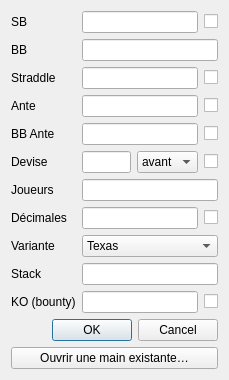
<?xml version="1.0" encoding="UTF-8"?>
<ui version="4.0">
 <class>Dialog</class>
 <widget class="QDialog" name="Dialog">
  <property name="windowModality">
   <enum>Qt::ApplicationModal</enum>
  </property>
  <property name="geometry">
   <rect>
    <x>0</x>
    <y>0</y>
    <width>229</width>
    <height>250</height>
   </rect>
  </property>
  <property name="windowTitle">
   <string>Nouvelle main</string>
  </property>
  <property name="modal">
   <bool>true</bool>
  </property>
  <layout class="QVBoxLayout" name="verticalLayout">
   <item>
    <layout class="QFormLayout" name="formLayout">
     <item row="1" column="0">
      <widget class="QLabel" name="label_3">
       <property name="text">
        <string>SB</string>
       </property>
      </widget>
     </item>
     <item row="1" column="1">
      <layout class="QHBoxLayout" name="horizontalLayout_4">
       <item>
        <widget class="QLineEdit" name="lineEditSB">
         <property name="enabled">
          <bool>true</bool>
         </property>
         <property name="text">
          <string/>
         </property>
        </widget>
       </item>
       <item>
        <widget class="QCheckBox" name="checkBoxSB">
         <property name="text">
          <string/>
         </property>
        </widget>
       </item>
      </layout>
     </item>
     <item row="2" column="0">
      <widget class="QLabel" name="label">
       <property name="text">
        <string>BB</string>
       </property>
      </widget>
     </item>
     <item row="3" column="0">
      <widget class="QLabel" name="label_2">
       <property name="text">
        <string>Straddle</string>
       </property>
      </widget>
     </item>
     <item row="4" column="0">
      <widget class="QLabel" name="label_4">
       <property name="text">
        <string>Ante</string>
       </property>
      </widget>
     </item>
     <item row="8" column="0">
      <widget class="QLabel" name="label_5">
       <property name="text">
        <string>Joueurs</string>
       </property>
      </widget>
     </item>
     <item row="2" column="1">
      <widget class="QLineEdit" name="lineEditBB">
       <property name="text">
        <string/>
       </property>
      </widget>
     </item>
     <item row="10" column="0">
      <widget class="QLabel" name="label_6">
       <property name="text">
        <string>Variante</string>
       </property>
      </widget>
     </item>
     <item row="10" column="1">
      <widget class="QComboBox" name="comboBoxVariant">
       <item>
        <property name="text">
         <string>Texas</string>
        </property>
       </item>
       <item>
        <property name="text">
         <string>Omaha</string>
        </property>
       </item>
      </widget>
     </item>
     <item row="3" column="1">
      <layout class="QHBoxLayout" name="horizontalLayout_7">
       <item>
        <widget class="QLineEdit" name="lineEditStraddle"/>
       </item>
       <item>
        <widget class="QCheckBox" name="checkBoxStraddle">
         <property name="text">
          <string/>
         </property>
        </widget>
       </item>
      </layout>
     </item>
     <item row="4" column="1">
      <layout class="QHBoxLayout" name="horizontalLayout_8">
       <item>
        <widget class="QLineEdit" name="lineEditAnte"/>
       </item>
       <item>
        <widget class="QCheckBox" name="checkBoxAnte">
         <property name="text">
          <string/>
         </property>
        </widget>
       </item>
      </layout>
     </item>
     <item row="8" column="1">
      <layout class="QHBoxLayout" name="horizontalLayout_9">
       <item>
        <widget class="QLineEdit" name="lineEditPlayers"/>
       </item>
      </layout>
     </item>
     <item row="6" column="0">
      <widget class="QLabel" name="label_7">
       <property name="text">
        <string>Devise</string>
       </property>
      </widget>
     </item>
     <item row="6" column="1">
      <layout class="QHBoxLayout" name="horizontalLayout_10">
       <item>
        <widget class="QLineEdit" name="lineEditCurrency"/>
       </item>
       <item>
        <widget class="QComboBox" name="comboBoxCurrencyPosition">
         <property name="currentText">
          <string>avant</string>
         </property>
         <item>
          <property name="text">
           <string>avant</string>
          </property>
         </item>
         <item>
          <property name="text">
           <string>après</string>
          </property>
         </item>
        </widget>
       </item>
       <item>
        <widget class="QCheckBox" name="checkBoxCurrency">
         <property name="text">
          <string/>
         </property>
        </widget>
       </item>
      </layout>
     </item>
     <item row="9" column="0">
      <widget class="QLabel" name="label_8">
       <property name="text">
        <string>Décimales</string>
       </property>
      </widget>
     </item>
     <item row="9" column="1">
      <layout class="QHBoxLayout" name="horizontalLayout">
       <item>
        <widget class="QLineEdit" name="lineEditDecimals"/>
       </item>
       <item>
        <widget class="QCheckBox" name="checkBoxDecimals">
         <property name="text">
          <string/>
         </property>
        </widget>
       </item>
      </layout>
     </item>
     <item row="5" column="0">
      <widget class="QLabel" name="label_9">
       <property name="text">
        <string>BB Ante</string>
       </property>
      </widget>
     </item>
     <item row="5" column="1">
      <layout class="QHBoxLayout" name="horizontalLayout_9">
       <item>
        <widget class="QLineEdit" name="lineEditBBAnte"/>
       </item>
       <item>
        <widget class="QCheckBox" name="checkBoxBBAnte">
         <property name="text">
          <string/>
         </property>
        </widget>
       </item>
      </layout>
     </item>
     <item row="11" column="0">
      <widget class="QLabel" name="label_11">
       <property name="text">
        <string>Stack</string>
       </property>
      </widget>
     </item>
     <item row="11" column="1">
      <layout class="QHBoxLayout">
       <item>
        <widget class="QLineEdit" name="lineEditStack"/>
       </item>
      </layout>
     </item>
     <item row="12" column="0">
      <widget class="QLabel" name="label_12">
       <property name="text">
        <string>KO (bounty)</string>
       </property>
      </widget>
     </item>
     <item row="12" column="1">
      <layout class="QHBoxLayout" name="horizontalLayout_12">
       <item>
        <widget class="QLineEdit" name="lineEditKO"/>
       </item>
       <item>
        <widget class="QCheckBox" name="checkBoxKO">
         <property name="text">
          <string/>
         </property>
        </widget>
       </item>
      </layout>
     </item>
    </layout>
   </item>
   <item>
    <widget class="QDialogButtonBox" name="buttonBox">
     <property name="orientation">
      <enum>Qt::Horizontal</enum>
     </property>
     <property name="standardButtons">
      <set>QDialogButtonBox::Cancel|QDialogButtonBox::Ok</set>
     </property>
    </widget>
   </item>
   <item>
    <widget class="QPushButton" name="pushButtonOpen">
     <property name="text">
      <string>Ouvrir une main existante…</string>
     </property>
    </widget>
   </item>
  </layout>
 </widget>
 <resources/>
 <connections>
  <connection>
   <sender>buttonBox</sender>
   <signal>accepted()</signal>
   <receiver>Dialog</receiver>
   <slot>accept()</slot>
   <hints>
    <hint type="sourcelabel">
     <x>248</x>
     <y>254</y>
    </hint>
    <hint type="destinationlabel">
     <x>157</x>
     <y>274</y>
    </hint>
   </hints>
  </connection>
  <connection>
   <sender>buttonBox</sender>
   <signal>rejected()</signal>
   <receiver>Dialog</receiver>
   <slot>reject()</slot>
   <hints>
    <hint type="sourcelabel">
     <x>316</x>
     <y>260</y>
    </hint>
    <hint type="destinationlabel">
     <x>286</x>
     <y>274</y>
    </hint>
   </hints>
  </connection>
 </connections>
</ui>
